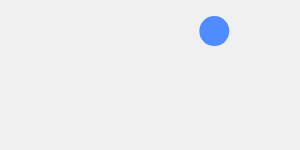
Frame 1 (no input)
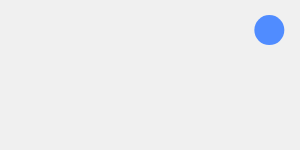
Frame 60 (no input)
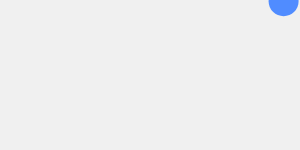
Frame 120 (the mouse pressed at the canvas centre since frame 60)

The p5.js sketch that drew these frames (run headless with seeded random() and noise() and a simulated clock; from frame 60 on, the mouse is pressed at the canvas centre):

// p5.js sketch
// ── sketch.js
function setup() {
  createCanvas(300, 150);
  noStroke();
  fill(80, 140, 255);
}

function draw() {
  background(240);

  // random() wordt 60 keer per seconde opnieuw uitgevoerd
  circle(random(width), random(height), 30);
}
